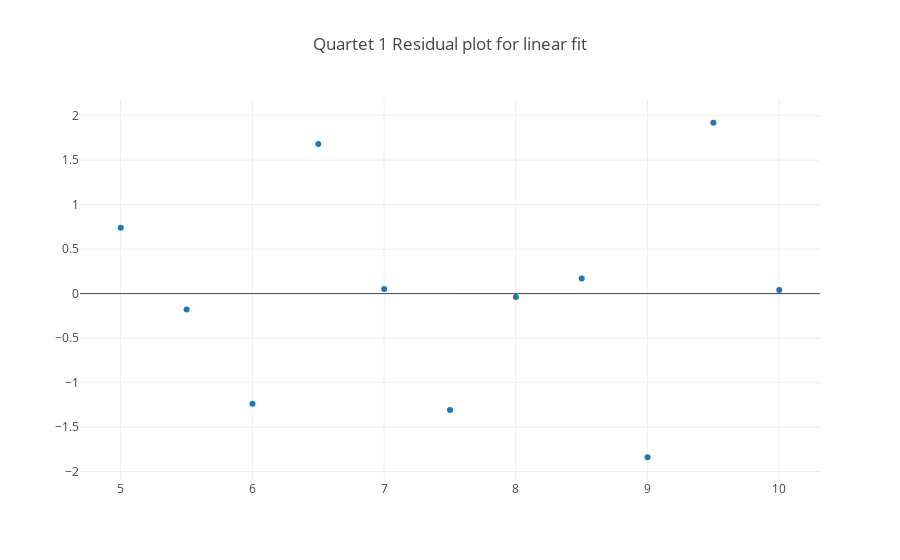

This figure's notebook cell:
### Markdown cell above
Indeed, despite the presence of outliers has distorted the fit such that a linear fit looks deceivingly acceptable for all these cases. In reality, linear fit is only suitable for Quartet 1 and (a bit less) for Quartet 3. Quartet 2 is best modeled by a quadratic fit.

We will do a few things further:

1. check residual plot for Quartet 1
1. Confirm that a quadratic fit for Quartet 2 is much better than a linear fit and then check the residual plot (use pypunisher code: (punisher.metrics.criterion.aic(regr_Q1, Q1_X, Q1_Y), punisher.metrics.criterion.bic(regr_Q1, Q1_X, Q1_Y)) to compare linear vs. quad.
1. Do a formal outlier removal for Quartet 3 and 4

### Visual check of Quartet 1 linear fit by residual plot

### Code cell
# calculate the residuals
Q1_residual = Q1_Y_pred - Q1_Y

data = [go.Scatter(x=Q1_Y_pred, y = Q1_residual, mode='markers')]

layout= go.Layout(
    title= 'Quartet 1 Residual plot for linear fit'
)

fig = go.Figure(data=data, layout=layout)



iplot(fig)

### Figure 1 — Plotly figure (JSON) as saved in the notebook; plotly's stock layout.template omitted (floating-point values rounded to 4 significant figures)
{"data": [{"mode": "markers", "type": "scatter", "uid": "f346eda8-e204-4e91-93b0-82c78d69bc44", "x": [5.001, 5.501, 6.001, 6.501, 7.001, 7.501, 8.001, 8.501, 9.001, 9.501, 10.0], "y": [0.7414, -0.1787, -1.239, 1.681, 0.051, -1.309, -0.03918, 0.1707, -1.839, 1.921, 0.04045]}], "layout": {"title": "Quartet 1 Residual plot for linear fit"}}
